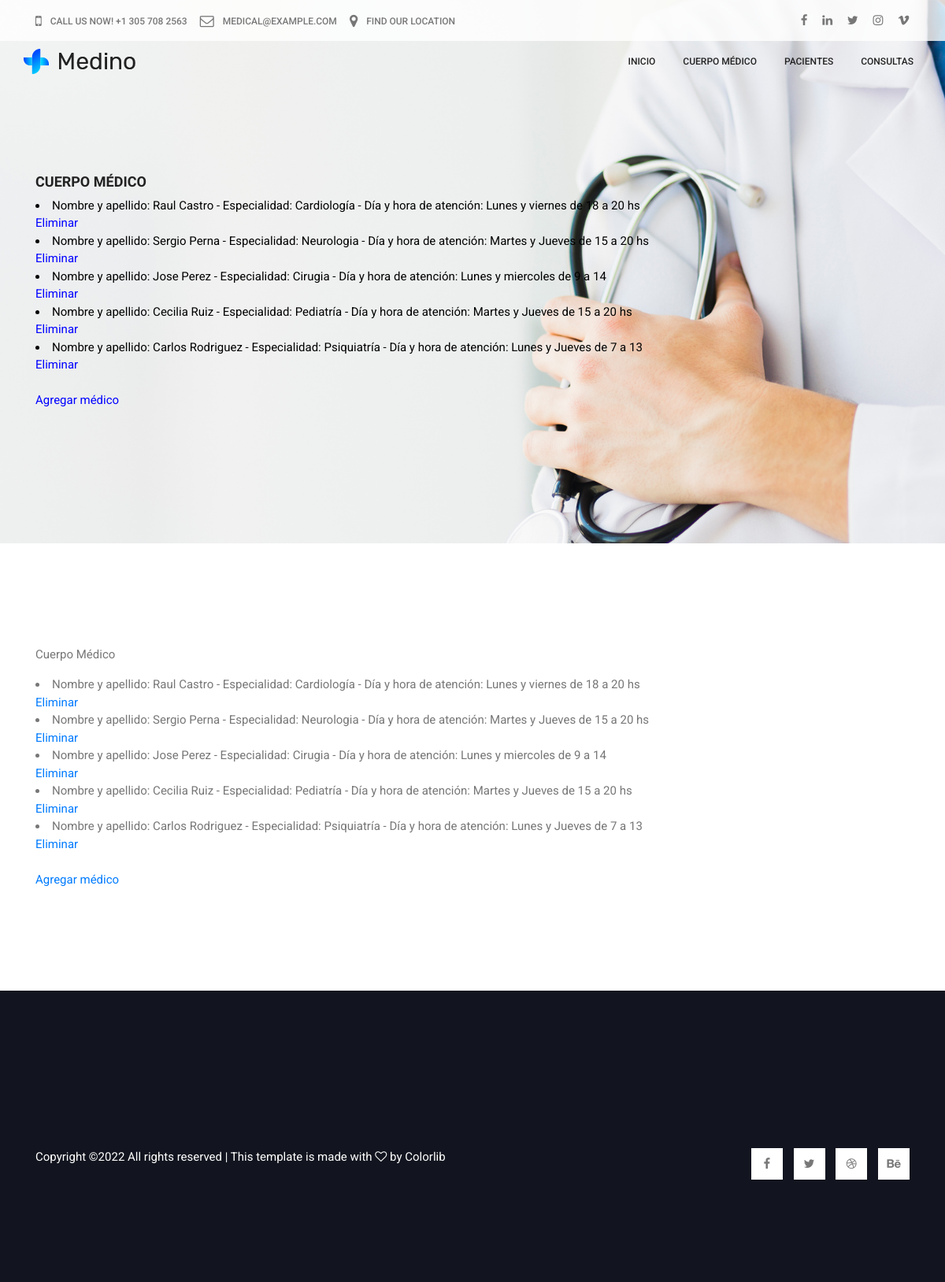
Screenshot of /AppCentroDeSalud/leerCuerpoMedico with the database file from the repository.
### AppCentroDeSalud/models.py (models this page shows)
class CuerpoMedico(models.Model):
    nombre = models.CharField(max_length=30)
    apellido = models.CharField(max_length=30)
    especialidad = models.CharField(max_length=30)
    dia_hora_atencion = models.CharField(max_length=90)
    email = models.EmailField()
    telefono = models.CharField(max_length=15)
    def __str__(self):
        return f"Nombre y apellido: {self.nombre} {self.apellido} - Especialidad: {self.especialidad} - Día y hora de atención: {self.dia_hora_atencion}"

### AppCentroDeSalud/views.py (the view)
# urls.py: path('leerCuerpoMedico', views.leerCuerpoMedico, name='LeerCuerpoMedico'),
def leerCuerpoMedico(request):
    medicos = CuerpoMedico.objects.all()
    contexto = {"medicos": medicos}
    return render(request, 'AppCentroDeSalud/leerCuerpoMedico.html', contexto)

### AppCentroDeSalud/templates/AppCentroDeSalud/leerCuerpoMedico.html (shortened to what this page needs)
{% extends "AppCentroDeSalud/padre.html" %}
{% load static %}
{% block Contenido_2 %}
<h3>Cuerpo Médico</h3>
{% for medico in medicos %}
    <li style="color: black;">{{medico}}</li>
    <a href="{% url 'EliminarMedico' medico.nombre %}" style="color: blue;">Eliminar</a>
{% endfor %}
<br><br>
<a href="{% url 'CuerpoMedicoFormulario' %}" style="color: blue;">Agregar médico</a>
{% endblock %}
{% block Contenido_3 %}
<section class="feature-area section-padding">
    <div class="container">
        <p>Cuerpo Médico</p>
            {% for medico in medicos %}
                <li>{{medico}}</li>
                <a href="{% url 'EliminarMedico' medico.nombre %}">Eliminar</a>
            {% endfor %}
            <br><br>
            <a href="{% url 'CuerpoMedicoFormulario' %}">Agregar médico</a>
    </div>
</section>
{% endblock %}

### AppCentroDeSalud/templates/AppCentroDeSalud/padre.html (shortened to what this page needs)
<!DOCTYPE html>
<html lang="en">
<head>
    {% load static %}
    <link rel="stylesheet" href="{% static 'AppCentroDeSalud/assets/css/animate-3.7.0.css' %}">
    <link rel="stylesheet" href="{% static 'AppCentroDeSalud/assets/css/font-awesome-4.7.0.min.css' %}">
    <link rel="stylesheet" href="{% static 'AppCentroDeSalud/assets/css/bootstrap-4.1.3.min.css' %}">
    <link rel="stylesheet" href="{% static 'AppCentroDeSalud/assets/css/owl-carousel.min.css' %}">
    <link rel="stylesheet" href="{% static 'AppCentroDeSalud/assets/css/jquery.datetimepicker.min.css' %}">
    <link rel="stylesheet" href="{% static 'AppCentroDeSalud/assets/css/linearicons.css' %}">
    <link rel="stylesheet" href="{% static 'AppCentroDeSalud/assets/css/style.css' %}">
</head>
<body>
    <header class="header-area">
        <div class="header-top">
            <div class="container">
                <div class="row">
                    <div class="col-lg-9 d-md-flex">
                        <h6 class="mr-3"><span class="mr-2"><i class="fa fa-mobile"></i></span> call us now! +1 305 708 2563</h6>
                        <h6 class="mr-3"><span class="mr-2"><i class="fa fa-envelope-o"></i></span> medical@example.com</h6>
                        <h6><span class="mr-2"><i class="fa fa-map-marker"></i></span> Find our Location</h6>
                    </div>
                    <div class="col-lg-3">
                        <div class="social-links">
                            <ul>
                                <li><a href="#"><i class="fa fa-facebook"></i></a></li>
                                <li><a href="#"><i class="fa fa-linkedin"></i></a></li>
                                <li><a href="#"><i class="fa fa-twitter"></i></a></li>
                                <li><a href="#"><i class="fa fa-instagram"></i></a></li>
                                <li><a href="#"><i class="fa fa-vimeo"></i></a></li>
                            </ul>
                        </div>
                    </div>
                </div>
            </div>
        </div>
        <div id="header" id="home">
            <div class="container">
                <div class="row align-items-center justify-content-between d-flex">
                <div id="logo">
                    <a href="index.html"><img src="{% static 'AppCentroDeSalud/assets/images/logo/logo.png' %}" alt="" title="" /></a>
                </div>
                <nav id="nav-menu-container">
                    <ul class="nav-menu">
                        <li class="menu-active"><a href="{% url 'Inicio' %}">Inicio</a></li>
                        <li><a href="{% url 'CuerpoMedicoFormulario' %}">Cuerpo Médico</a></li>
                        <li><a href="{% url 'PacientesFormulario' %}">Pacientes</a></li>
                        <li><a href="{% url 'ConsultaFormulario' %}">Consultas</a></li>
                    </ul>
                </nav>
                </div>
            </div>
        </div>
    </header>
    <section class="banner-area other-page">
        <div class="container">
            {% block Contenido_2%}
            {% endblock %}
            </div>
    </section>
    {% block Contenido_3%}
    {% endblock %}
    <footer class="footer-area section-padding">
        <div class="footer-copyright">
            <div class="container">
                <div class="row">
                    <div class="col-lg-8 col-md-6">
                        <span>
Copyright &copy;<script>document.write(new Date().getFullYear());</script> All rights reserved | This template is made with <i class="fa fa-heart-o" aria-hidden="true"></i> by <a href="https://colorlib.com" target="_blank">Colorlib</a>
</span>
                    </div>
                    <div class="col-lg-4 col-md-6">
                        <div class="social-icons">
                            <ul>
                                <li><a href="#"><i class="fa fa-facebook"></i></a></li>
                                <li><a href="#"><i class="fa fa-twitter"></i></a></li>
                                <li><a href="#"><i class="fa fa-dribbble"></i></a></li>
                                <li><a href="#"><i class="fa fa-behance"></i></a></li>
                            </ul>
                        </div>
                    </div>
                </div>
            </div>
        </div>
    </footer>
</body>
</html>

### rows the page displays
CuerpoMedico: nombre+apellido+especialidad "Nombre y apellido: Raul Castro - Especialidad: Cardiología - Día y hora de atención: Lunes y viernes de 18 a 20 hs"
CuerpoMedico: nombre+apellido+especialidad "Nombre y apellido: Sergio Perna - Especialidad: Neurologia - Día y hora de atención: Martes y Jueves de 15 a 20 hs"
CuerpoMedico: nombre+apellido+especialidad "Nombre y apellido: Jose Perez - Especialidad: Cirugia - Día y hora de atención: Lunes y miercoles de 9 a 14"
CuerpoMedico: nombre+apellido+especialidad "Nombre y apellido: Cecilia Ruiz - Especialidad: Pediatría - Día y hora de atención: Martes y Jueves de 15 a 20 hs"
CuerpoMedico: nombre+apellido+especialidad "Nombre y apellido: Carlos Rodriguez - Especialidad: Psiquiatría - Día y hora de atención: Lunes y Jueves de 7 a 13"
